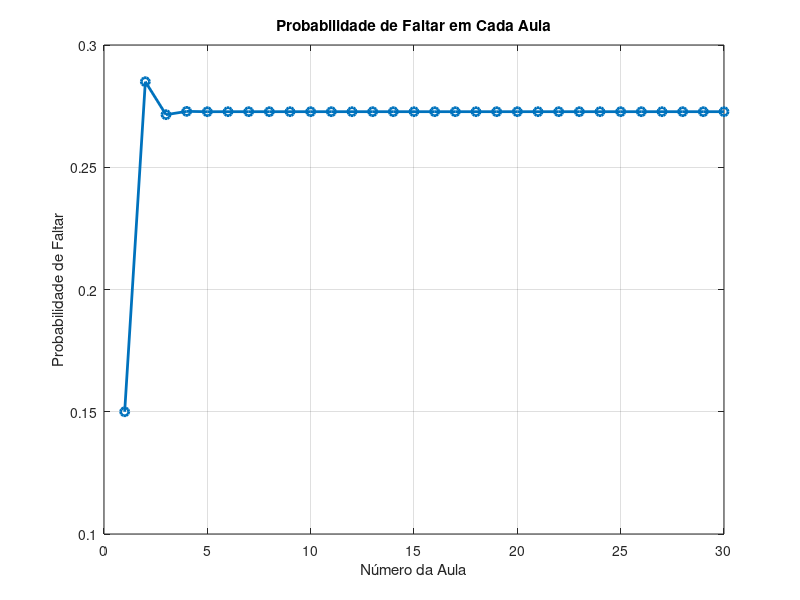

This chart was generated by the following MATLAB code:
clc
%% Enunciado
% Considere a seguinte situação e responda às alíneas abaixo:
% Um aluno do primeiro ano de um curso de Engenharia tem todas as semanas 
% 2 aulas Teórico-Práticas de uma Unidade Curricular X às 9:00, às quartas 
% e sextas.
% Todos os dias que tem aulas desta UC, o aluno decide se vai à aula ou não 
% da seguinte forma: Se tiver estado presente na aula anterior, a 
% probabilidade de ir à aula é 70%; se faltou à anterior, a probabilidade 
% de ir é 80%.

% (a) Se estiver presente na aula de quarta numa determinada semana, qual 
%     a probabilidade de estar presente na aula de quarta da semana seguinte?
%     Sugestão: Comece por definir a matriz de transição de estados e o 
%     vetor estado correspondentes.

% Definir a Matriz de Transição
P = [0.7, 0.8 ; 0.3, 0.2];  %   Estado1     Estado2
                            %     0.7          0.8    ----> Probabilidade de ir
                            %     0.3          0.2    ----> Probabilidade de não ir

% Vetor de estado inicial [Presente, Faltou]
estado_inicial = [1 ; 0];   % Suponha que o aluno estava "Presente" na semana atual
                            % 1 Presente
                            % 0

% Calcular a probabilidade de estar "Presente" na semana seguinte
% Calcula a probabilidade na segunda Semana
probabilidade_presente_semana_seguinte = P^2 * estado_inicial;

probSimulacaoA = probabilidade_presente_semana_seguinte(1)

% (b) Se não estiver presente na aula de quarta numa determinada semana, 
%     qual a probabilidade de estar presente na aula de quarta da semana seguinte?

% Definir a Matriz de Transição
P = [0.7, 0.8 ; 0.3, 0.2];  %   Estado1     Estado2
                            %     0.7          0.8    ----> Probabilidade de ir
                            %     0.3          0.2    ----> Probabilidade de não ir

% Vetor de estado inicial [Presente, Faltou]
estado_inicial = [0 ; 1];   % Suponha que o aluno estava "Presente" na semana atual
                            % 1 Presente
                            % 0

% Calcular a probabilidade de estar "Presente" na semana seguinte
% Calcula a probabilidade na segunda Semana                    
probabilidade_presente_semana_seguinte = P^2 * estado_inicial;

probSimulacaoB = probabilidade_presente_semana_seguinte(1)

% (c) Sabendo que esteve presente na primeira aula, qual a probabilidade 
%     de estar na última aula, assumindo que o semestre tem exatamente 
%     15 semanas de aulas e não existem feriados?

% Definir a Matriz de Transição
P = [0.7, 0.8 ; 0.3, 0.2];  %   Estado1     Estado2
                            %     0.7          0.8    ----> Probabilidade de ir
                            %     0.3          0.2    ----> Probabilidade de não ir

% Vetor de estado inicial [Presente, Faltou]
estado_inicial = [1 ; 0];   % Suponha que o aluno estava "Presente" na semana atual
                            % 1 Presente
                            % 0

% Calcular a probabilidade de estar "Presente" na última semana
% Calcula a probabilidade na segunda Semana                    
probabilidade_presente_semana_seguinte = P^15 * estado_inicial;

% (d) Represente num gráfico a probabilidade de faltar a cada uma das 30 
%     aulas, assumindo que a probabilidade de estar presente na primeira 
%     aula é de 85%.

% Definir a Matriz de Transição
P = [0.7, 0.8 ; 0.3, 0.2];  %   Estado1     Estado2
                            %     0.7          0.8    ----> Probabilidade de ir
                            %     0.3          0.2    ----> Probabilidade de não ir

% Probabilidade de estar presente na primeira aula
probabilidade_inicial = [0.85; 0.15];

% Inicializar vetor para armazenar probabilidades de faltar
probabilidade_faltar = zeros(30, 1);

% Calcular probabilidades para cada aula
for i = 1:30
    probabilidade_faltar(i) = probabilidade_inicial(2); % Probabilidade de faltar
    probabilidade_inicial = P * probabilidade_inicial;  % Atualizar para a próxima aula
end

% Plotar o gráfico
figure;
plot(1:30, probabilidade_faltar, 'o-', 'LineWidth', 2);
title('Probabilidade de Faltar em Cada Aula');
xlabel('Número da Aula');
ylabel('Probabilidade de Faltar');
grid on;

